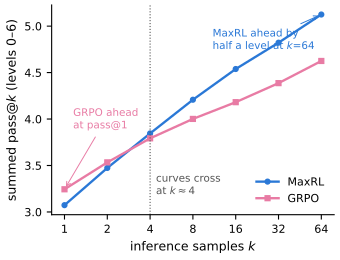

Source code (Python):
#!/usr/bin/env python
"""Figure 9 - maze summed-coverage vs k: the crossing at k~4.

Data: curriculum_maxrl/maze_gpu/efficiency.json (final checkpoints,
uniform-teacher pair + champion), summed pass@k over levels 0-6.
Currently prose in 6.3 / App B; N1 on the submission gap list.
"""
import json
import os

import matplotlib

matplotlib.use("Agg")
import matplotlib.pyplot as plt
import numpy as np

HERE = os.path.dirname(os.path.abspath(__file__))
BLUE = "#2a78d6"
MAGENTA = "#e87ba4"
GRAY = "#555555"

plt.rcParams.update({
    "font.size": 9, "axes.titlesize": 10, "axes.labelsize": 9,
    "xtick.labelsize": 8, "ytick.labelsize": 8, "legend.fontsize": 8,
    "axes.spines.top": False, "axes.spines.right": False,
    "axes.linewidth": 0.8, "pdf.fonttype": 42, "ps.fonttype": 42,
})

src = os.path.join(HERE, "..", "..", "curriculum_maxrl", "maze_gpu",
                   "efficiency.json")
d = json.load(open(src))

def summed(name):
    curves = d[name]["curves"]
    ks = sorted(int(k) for k in curves["0"])
    return ks, [sum(curves[lv][str(k)] for lv in curves if int(lv) <= 6)
                for k in ks]

ks, maxrl = summed("ck_uniform_maxrl")
_, grpo = summed("ck_uniform_grpo")

fig, ax = plt.subplots(figsize=(3.4, 2.6))
ax.plot(ks, maxrl, color=BLUE, lw=1.7, marker="o", ms=3.5, label="MaxRL")
ax.plot(ks, grpo, color=MAGENTA, lw=1.7, marker="s", ms=3.5, label="GRPO")
ax.set_xscale("log", base=2)
ax.set_xticks(ks)
ax.set_xticklabels([str(k) for k in ks])
ax.set_xlabel("inference samples $k$")
ax.set_ylabel("summed pass@$k$ (levels 0–6)")

# crossing annotation
cross_k = None
for i in range(len(ks) - 1):
    if (maxrl[i] - grpo[i]) * (maxrl[i + 1] - grpo[i + 1]) < 0:
        cross_k = ks[i + 1]
        break
ax.axvline(4, color=GRAY, ls=":", lw=0.8)
ax.text(4.4, 3.15, "curves cross\nat $k\\approx4$", fontsize=7.5,
        color=GRAY, va="bottom")
ax.annotate("GRPO ahead\nat pass@1", xy=(1, grpo[0]), xytext=(1.15, 3.9),
            fontsize=7.5, color=MAGENTA,
            arrowprops=dict(arrowstyle="->", lw=0.7, color=MAGENTA))
ax.annotate("MaxRL ahead by\nhalf a level at $k$=64",
            xy=(64, maxrl[-1]), xytext=(11, 4.75), fontsize=7.5,
            color=BLUE,
            arrowprops=dict(arrowstyle="->", lw=0.7, color=BLUE))
ax.legend(frameon=False, loc="lower right")
fig.tight_layout(pad=0.4)
fig.savefig(os.path.join(HERE, "fig9_ksweep.pdf"))
fig.savefig(os.path.join(HERE, "fig9_ksweep.png"), dpi=150)
print("wrote fig9_ksweep")
